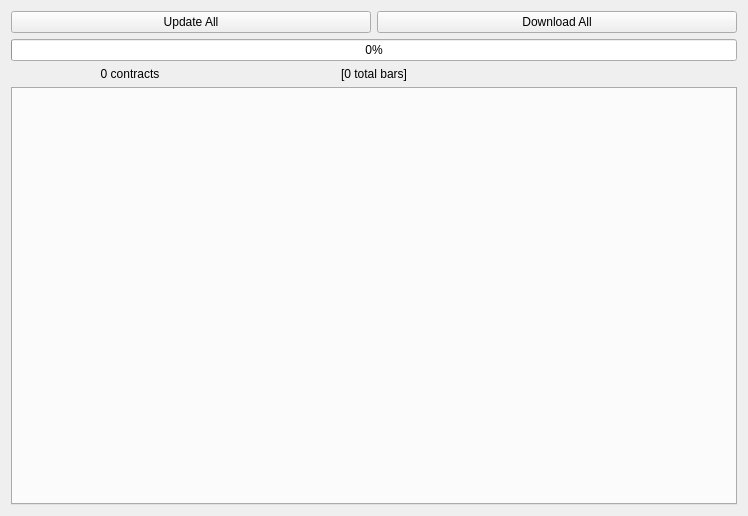
<?xml version="1.0" encoding="UTF-8"?>
<ui version="4.0">
 <class>Form</class>
 <widget class="QWidget" name="Form">
  <property name="geometry">
   <rect>
    <x>0</x>
    <y>0</y>
    <width>748</width>
    <height>516</height>
   </rect>
  </property>
  <property name="windowTitle">
   <string>Form</string>
  </property>
  <layout class="QGridLayout" name="gridLayout_2">
   <item row="0" column="1">
    <widget class="QPushButton" name="downloadButton">
     <property name="sizePolicy">
      <sizepolicy hsizetype="Preferred" vsizetype="Fixed">
       <horstretch>0</horstretch>
       <verstretch>0</verstretch>
      </sizepolicy>
     </property>
     <property name="text">
      <string>Download All</string>
     </property>
    </widget>
   </item>
   <item row="0" column="0">
    <widget class="QPushButton" name="updateButton">
     <property name="text">
      <string>Update All</string>
     </property>
    </widget>
   </item>
   <item row="1" column="0" colspan="2">
    <widget class="QProgressBar" name="progressBar">
     <property name="value">
      <number>0</number>
     </property>
    </widget>
   </item>
   <item row="2" column="0" colspan="2">
    <layout class="QHBoxLayout" name="horizontalLayout_2">
     <item>
      <widget class="QLabel" name="contractCountLabel">
       <property name="text">
        <string>0 contracts</string>
       </property>
       <property name="alignment">
        <set>Qt::AlignCenter</set>
       </property>
      </widget>
     </item>
     <item>
      <widget class="QLabel" name="totalBarsLabel">
       <property name="text">
        <string>[0 total bars]</string>
       </property>
       <property name="alignment">
        <set>Qt::AlignCenter</set>
       </property>
      </widget>
     </item>
     <item>
      <widget class="QLabel" name="statusLabel">
       <property name="text">
        <string></string>
       </property>
       <property name="alignment">
        <set>Qt::AlignRight|Qt::AlignVCenter</set>
       </property>
       <property name="styleSheet">
        <string>color: #666;</string>
       </property>
      </widget>
     </item>
    </layout>
   </item>
   <item row="3" column="0" colspan="2">
    <widget class="QTabWidget" name="contractTabWidget">
     <property name="currentIndex">
      <number>-1</number>
     </property>
    </widget>
   </item>
  </layout>
 </widget>
 <resources/>
 <connections/>
</ui>
